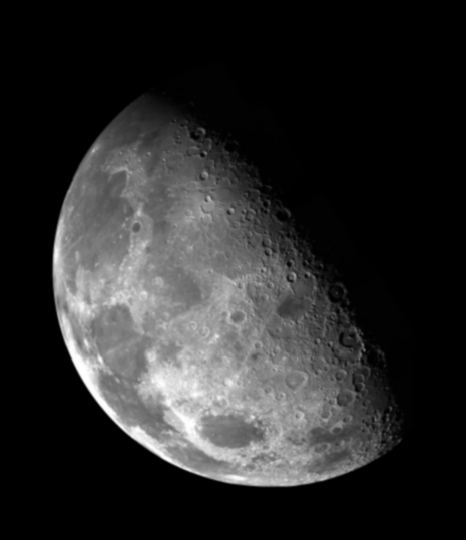
%> input picture lab6/moon.bmp, 466 x 540 px
$ octave ex3.m   (GNU Octave 9; MATLAB toolbox functions it lacks are replaced by stand-ins)
%> lines starting %> are read from the running program, lines starting %| are printed output that depends on the picture
clearvars;
close all;
clc;

img = imread('moon.bmp');
%> img is the input picture: size 540x466 uint8; min 0, max 254, mean 42.7
mask = [
    0 1 0;
    1 -4 1;
    0 1 0
] / 9;
imgConv = uint8(conv2(img, mask, 'same'));
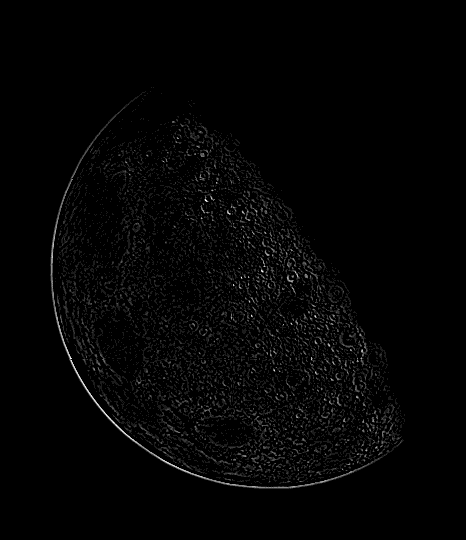
%> imgConv: size 540x466 uint8; min 0, max 9, mean 0.156; drawn with min black and max white
imgConvSkalowanie = imgConv + 128;
imgConvModul = abs(imgConv);

figure(1);

subplot(1, 3, 1);
imshow(img, []);
title('oryginał');

subplot(1, 3, 2);
imshow(imgConvSkalowanie, []);
title('skalowanie');

subplot(1, 3, 3);
imshow(imgConvModul, []);
title('modul');

%%

mask = fspecial('laplacian');
imgConv = uint8(conv2(img, mask, 'same'));
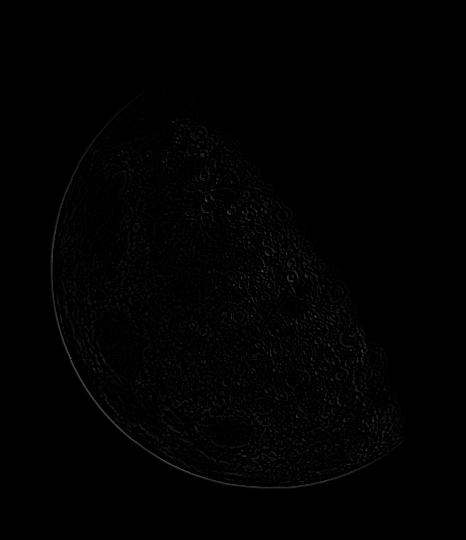
%> imgConv: size 540x466 uint8; min 0, max 83, mean 1.4

figure(2);

subplot(1, 3, 1);
imshow(img, []);
title('oryginał');

subplot(1, 3, 2);
imshow(imgConv, []);
title('conv');

subplot(1, 3, 3);
imshow(imabsdiff(img, imgConv), []);
title('modul');
